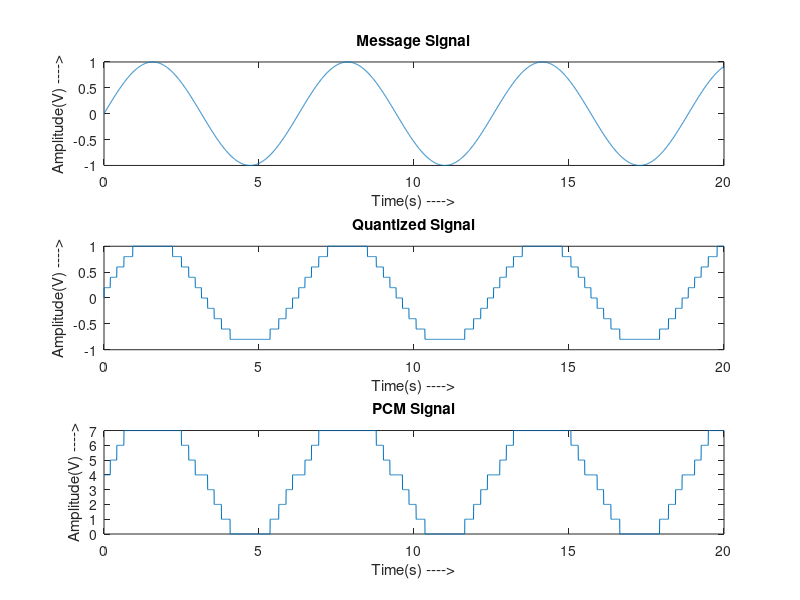

Source code (MATLAB):
clc;
clear all;
t = 0:0.005:20;
partition = -1:0.2:2;
codebook = -1:0.2:2.2;
x = sin(t);
[index,quants] = quantiz(x,partition,codebook);
subplot(3,1,1);
plot(t,x);
title('Message Signal');
xlabel('Time(s) ---->')
ylabel('Amplitude(V) ---->')
subplot(3,1,2);
plot(t,quants);
title('Quantized Signal');
xlabel('Time(s) ---->')
ylabel('Amplitude(V) ---->')
y = uencode(quants,3);
subplot(3,1,3);
plot(t,y);
title('PCM Signal');
xlabel('Time(s) ---->');
ylabel('Amplitude(V) ---->') 
